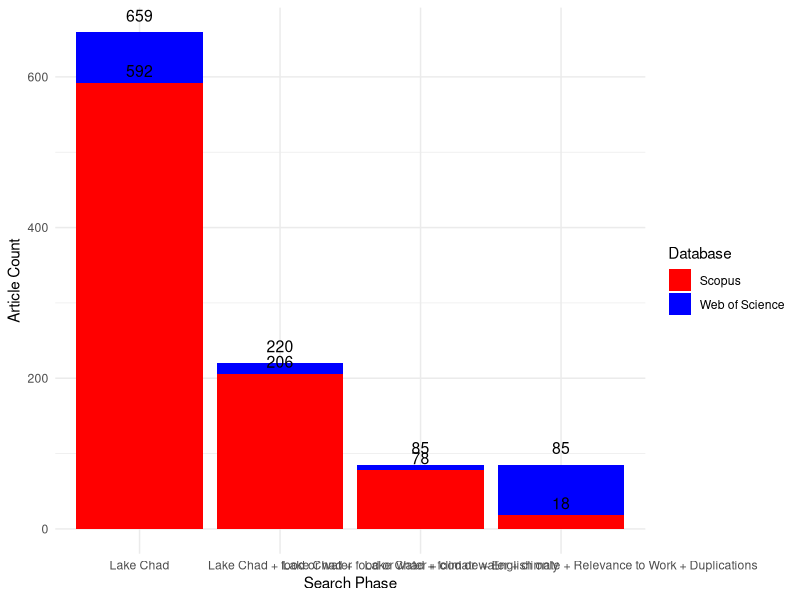

This chart was generated by the following R code:
library(ggplot2)

# Define the search phases and corresponding article counts
search_phases <- c("Lake Chad", "Lake Chad + food or water", "Lake Chad + food or water + climate + English only", "Lake Chad + food or water + climate + Relevance to Work + Duplications")
webOfScience_counts <- c(659, 220, 85, 85)
scopus_counts <- c(592, 206, 78, 18)

# Create a data frame for the search phases and counts
data <- data.frame(SearchPhase = search_phases, WebOfScience = webOfScience_counts, Scopus = scopus_counts)

# Generate the graph
graph <- ggplot(data, aes(x = SearchPhase)) +
  geom_bar(aes(y = WebOfScience, fill = "Web of Science"), stat = "identity", position = "dodge") +
  geom_text(aes(y = WebOfScience, label = WebOfScience), vjust = -0.9, size = 4, position = position_dodge(width = 0.9)) +
  geom_bar(aes(y = Scopus, fill = "Scopus"), stat = "identity", position = "dodge") +
  geom_text(aes(y = Scopus, label = Scopus), vjust = -0.5, size = 4, position = position_dodge(width = 0.9)) +
  labs(x = "Search Phase", y = "Article Count", fill = "Database") +
  scale_fill_manual(values = c("Web of Science" = "blue", "Scopus" = "red")) +
  theme_minimal()

# Display the graph
print(graph)
